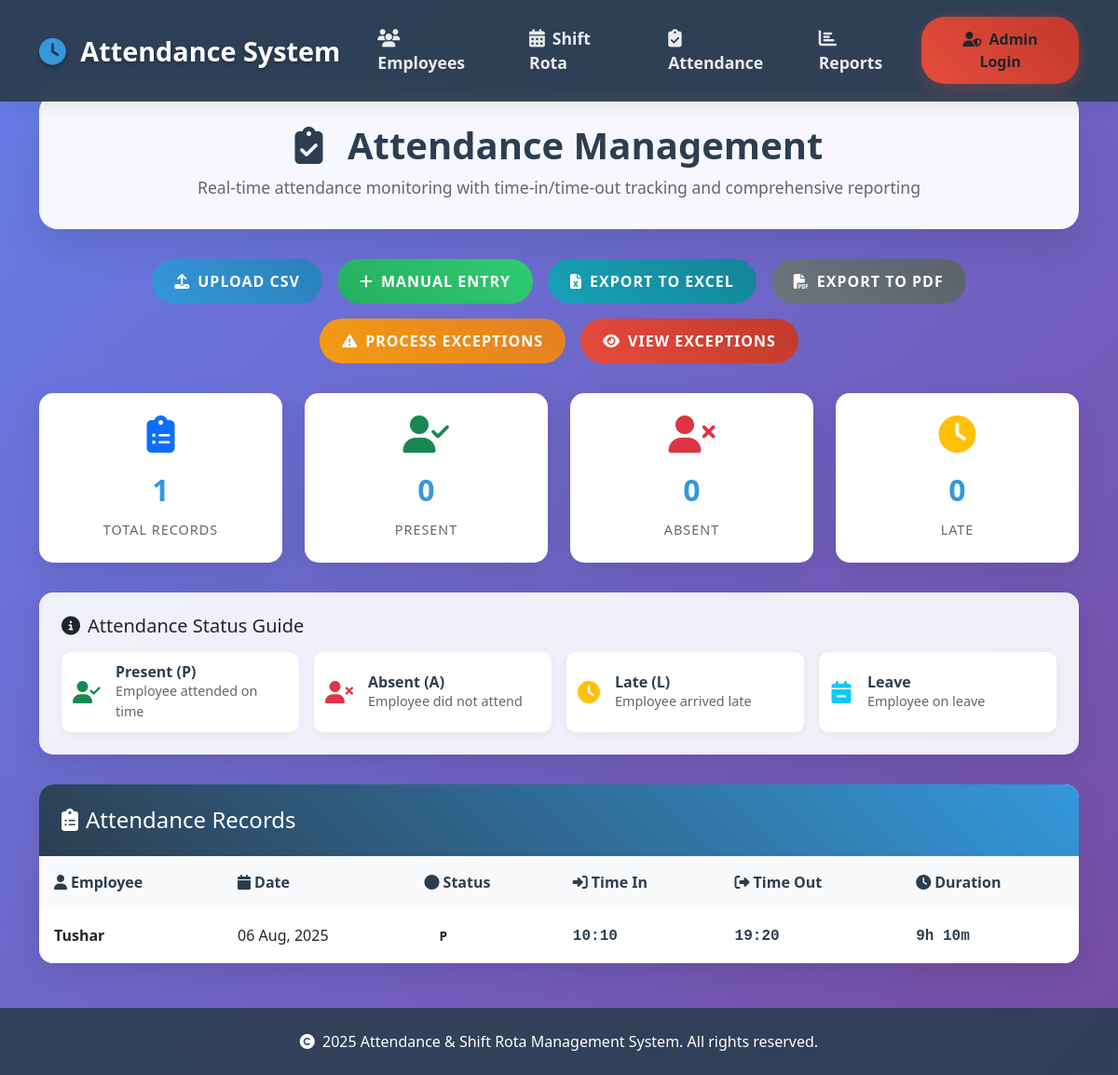
The page /attendance on the database as committed earlier.
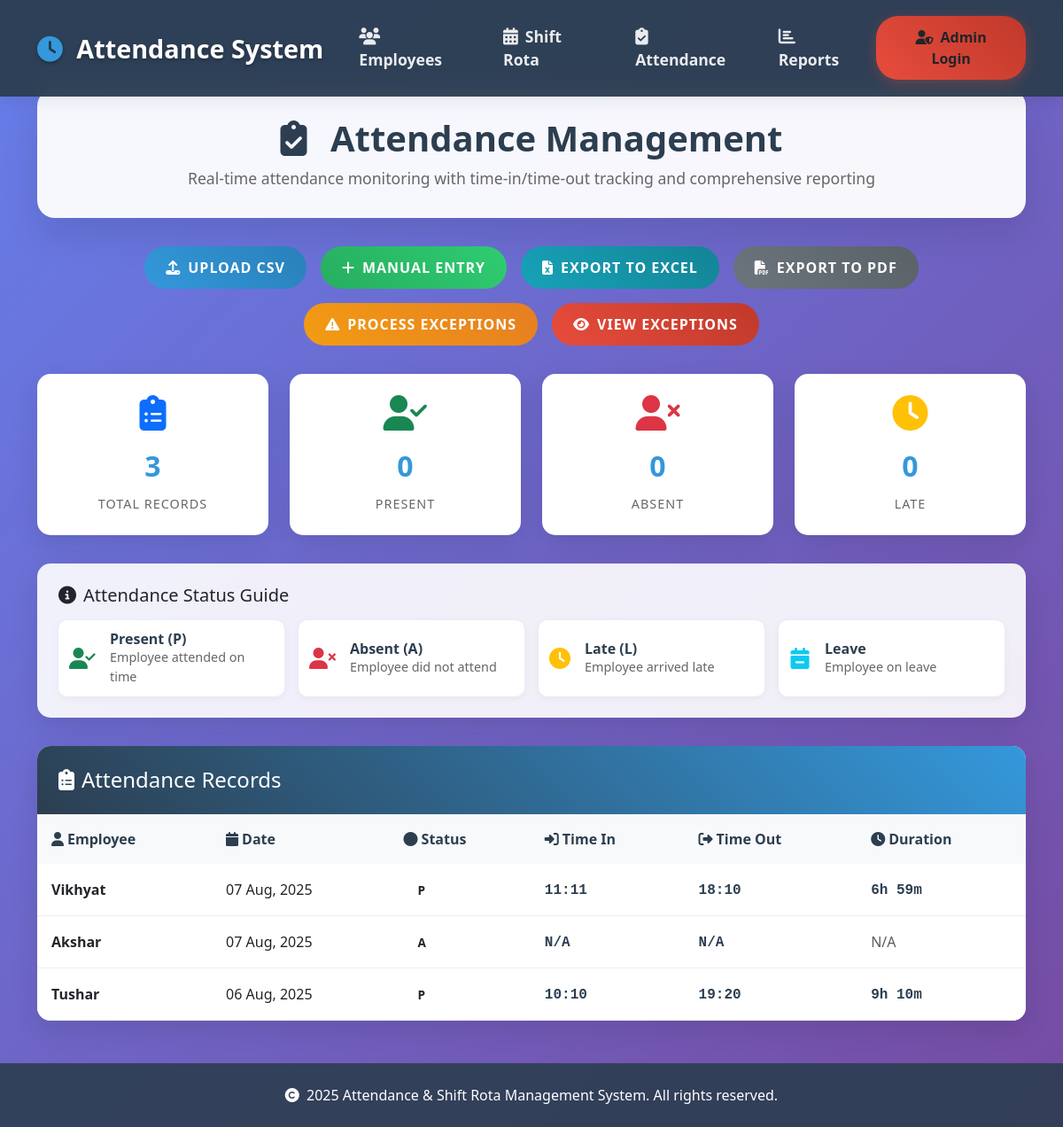
The same page on the database as committed later.
### Sarthak-final-main/models.py (models this page shows)
class Attendance(db.Model):
    id = db.Column(db.Integer, primary_key=True)
    employee_id = db.Column(db.Integer, db.ForeignKey('employee.id'))
    date = db.Column(db.Date, nullable=False)
    status = db.Column(db.String(10))  # P, A, L, E, OD
    time_in = db.Column(db.Time)
    time_out = db.Column(db.Time)

class Employee(db.Model):
    id = db.Column(db.Integer, primary_key=True)
    emp_id = db.Column(db.String(20), unique=True, nullable=False)
    name = db.Column(db.String(100), nullable=False)
    designation = db.Column(db.String(100))
    location = db.Column(db.String(100))
    department = db.Column(db.String(100))
    grade = db.Column(db.String(50))
    status = db.Column(db.String(20), default='active')

### Sarthak-final-main/app.py (the view)
@app.route('/attendance')
def attendance_page():
    attendance = db.session.query(Attendance, Employee).join(Employee, Attendance.employee_id==Employee.id).order_by(Attendance.date.desc()).all()
    return render_template('attendance.html', attendance=attendance)

### Sarthak-final-main/app.py (called while the page is built)
def is_admin_logged_in():
    return session.get('admin', False)

### Sarthak-final-main/templates/attendance.html (shortened to what this page needs)
<!DOCTYPE html>
<html lang="en">
<head>
    <link href="https://cdn.jsdelivr.net/npm/bootstrap@5.3.0/dist/css/bootstrap.min.css" rel="stylesheet">
    <link href="https://cdnjs.cloudflare.com/ajax/libs/font-awesome/6.4.0/css/all.min.css" rel="stylesheet">
</head>
<body>
    <nav class="navbar navbar-expand-lg navbar-dark fixed-top">
        <div class="container">
            <a class="navbar-brand" href="/">
                <i class="fas fa-clock"></i>
                Attendance System
            </a>
            <div class="collapse navbar-collapse" id="navbarNav">
                <ul class="navbar-nav me-auto mb-2 mb-lg-0">
                    <li class="nav-item">
                        <a class="nav-link" href="/employee">
                            <i class="fas fa-users"></i>Employees
                        </a>
                    </li>
                    <li class="nav-item">
                        <a class="nav-link" href="/rota">
                            <i class="fas fa-calendar-alt"></i>Shift Rota
                        </a>
                    </li>
                    <li class="nav-item">
                        <a class="nav-link active" href="/attendance">
                            <i class="fas fa-clipboard-check"></i>Attendance
                        </a>
                    </li>
                    <li class="nav-item">
                        <a class="nav-link" href="/reports">
                            <i class="fas fa-chart-bar"></i>Reports
                        </a>
                    </li>
                </ul>
                {% if is_admin_logged_in() %}
                    <div class="dropdown">
                        <button class="btn btn-admin dropdown-toggle" type="button" id="adminDropdown" data-bs-toggle="dropdown" aria-expanded="false">
                            <i class="fas fa-user-shield"></i>Admin
                        </button>
                        <ul class="dropdown-menu dropdown-menu-end" aria-labelledby="adminDropdown">
                            <li><a class="dropdown-item" href="/admin/employees">
                                <i class="fas fa-users me-2"></i>Manage Employees
                            </a></li>
                            <li><hr class="dropdown-divider"></li>
                            <li><a class="dropdown-item" href="/admin/logout">
                                <i class="fas fa-sign-out-alt me-2"></i>Logout
                            </a></li>
                        </ul>
                    </div>
                {% else %}
                    <a href="/admin/login" class="btn btn-admin">
                        <i class="fas fa-user-shield"></i>Admin Login
                    </a>
                {% endif %}
            </div>
        </div>
    </nav>
    <div class="container" style="margin-top: 100px;">
        <div class="page-header">
            <h1 class="page-title">
                <i class="fas fa-clipboard-check me-3"></i>
                Attendance Management
            </h1>
            <p class="page-subtitle">
                Real-time attendance monitoring with time-in/time-out tracking and comprehensive reporting
            </p>
        </div>
        <div class="action-buttons">
            <a href="/attendance_upload" class="btn-custom btn-primary-custom">
                <i class="fas fa-upload me-2"></i>Upload CSV
            </a>
            <a href="/attendance_entry" class="btn-custom btn-success-custom">
                <i class="fas fa-plus me-2"></i>Manual Entry
            </a>
            <a href="/export_attendance_excel" class="btn-custom btn-info-custom">
                <i class="fas fa-file-excel me-2"></i>Export to Excel
            </a>
            <a href="/export_attendance_pdf" class="btn-custom btn-secondary-custom">
                <i class="fas fa-file-pdf me-2"></i>Export to PDF
            </a>
            <a href="/process_exceptions" class="btn-custom btn-warning-custom">
                <i class="fas fa-exclamation-triangle me-2"></i>Process Exceptions
            </a>
            <a href="/exceptions" class="btn-custom btn-danger-custom">
                <i class="fas fa-eye me-2"></i>View Exceptions
            </a>
        </div>
        <div class="stats-cards">
            <div class="stat-card">
                <i class="fas fa-clipboard-list stat-icon text-primary"></i>
                <span class="stat-number">{{ attendance|length }}</span>
                <div class="stat-label">Total Records</div>
            </div>
            <div class="stat-card">
                <i class="fas fa-user-check stat-icon text-success"></i>
                <span class="stat-number">{{ attendance|selectattr('status', 'equalto', 'P')|list|length }}</span>
                <div class="stat-label">Present</div>
            </div>
            <div class="stat-card">
                <i class="fas fa-user-times stat-icon text-danger"></i>
                <span class="stat-number">{{ attendance|selectattr('status', 'equalto', 'A')|list|length }}</span>
                <div class="stat-label">Absent</div>
            </div>
            <div class="stat-card">
                <i class="fas fa-clock stat-icon text-warning"></i>
                <span class="stat-number">{{ attendance|selectattr('status', 'equalto', 'L')|list|length }}</span>
                <div class="stat-label">Late</div>
            </div>
        </div>
        <div class="attendance-info">
            <h5 class="mb-3">
                <i class="fas fa-info-circle me-2"></i>Attendance Status Guide
            </h5>
            <div class="info-grid">
                <div class="info-item">
                    <i class="fas fa-user-check info-icon text-success"></i>
                    <div class="info-content">
                        <h6>Present (P)</h6>
                        <p>Employee attended on time</p>
                    </div>
                </div>
                <div class="info-item">
                    <i class="fas fa-user-times info-icon text-danger"></i>
                    <div class="info-content">
                        <h6>Absent (A)</h6>
                        <p>Employee did not attend</p>
                    </div>
                </div>
                <div class="info-item">
                    <i class="fas fa-clock info-icon text-warning"></i>
                    <div class="info-content">
                        <h6>Late (L)</h6>
                        <p>Employee arrived late</p>
                    </div>
                </div>
                <div class="info-item">
                    <i class="fas fa-calendar-minus info-icon text-info"></i>
                    <div class="info-content">
                        <h6>Leave</h6>
                        <p>Employee on leave</p>
                    </div>
                </div>
            </div>
        </div>
        <div class="attendance-table">
            <div class="table-header">
                <h4 class="mb-0">
                    <i class="fas fa-clipboard-list me-2"></i>Attendance Records
                </h4>
            </div>
            <div class="table-responsive">
                <table class="table table-hover mb-0">
                    <thead>
                        <tr>
                            <th><i class="fas fa-user me-1"></i>Employee</th>
                            <th><i class="fas fa-calendar me-1"></i>Date</th>
                            <th><i class="fas fa-circle me-1"></i>Status</th>
                            <th><i class="fas fa-sign-in-alt me-1"></i>Time In</th>
                            <th><i class="fas fa-sign-out-alt me-1"></i>Time Out</th>
                            <th><i class="fas fa-clock me-1"></i>Duration</th>
                        </tr>
                    </thead>
                    <tbody>
                        {% for att, emp in attendance %}
                        <tr>
                            <td><strong>{{ emp.name or 'N/A' }}</strong></td>
                            <td>{{ att.date.strftime('%d %b, %Y') if att.date else 'N/A' }}</td>
                            <td>
                                <span class="status-badge status-{{ att.status.lower() if att.status else 'absent' }}">
                                    {{ att.status or 'N/A' }}
                                </span>
                            </td>
                            <td>
                                <span class="time-display">
                                    {{ att.time_in.strftime('%H:%M') if att.time_in else 'N/A' }}
                                </span>
                            </td>
                            <td>
                                <span class="time-display">
                                    {{ att.time_out.strftime('%H:%M') if att.time_out else 'N/A' }}
                                </span>
                            </td>
                            <td>
                                {% if att.time_in and att.time_out %}
                                    {% set duration = (att.time_out.hour * 60 + att.time_out.minute) - (att.time_in.hour * 60 + att.time_in.minute) %}
                                    {% set hours = duration // 60 %}
                                    {% set minutes = duration % 60 %}
                                    <span class="time-display">{{ hours }}h {{ minutes }}m</span>
                                {% else %}
                                    <span class="text-muted">N/A</span>
                                {% endif %}
                            </td>
                        </tr>
                        {% endfor %}
                    </tbody>
                </table>
            </div>
        </div>
    </div>
    <footer class="text-center py-4 mt-5" style="background: rgba(44, 62, 80, 0.9); color: white;">
        <div class="container">
            <p class="mb-0">
                <i class="fas fa-copyright me-1"></i>
                                        2025 Attendance & Shift Rota Management System. All rights reserved.
            </p>
        </div>
    </footer>
</body>
</html>

Rows that differ between the two databases and show on the page:
added Attendance: name "Vikhyat", date "07 Aug, 2025", status "P", time_in "11:11", time_out "18:10", hours "6", minutes "59"
added Attendance: name "Akshar", date "07 Aug, 2025", status "A", time_in "N/A", time_out "N/A"
Other text that changed with them:
{{ attendance|length }}: "1" → "3"
